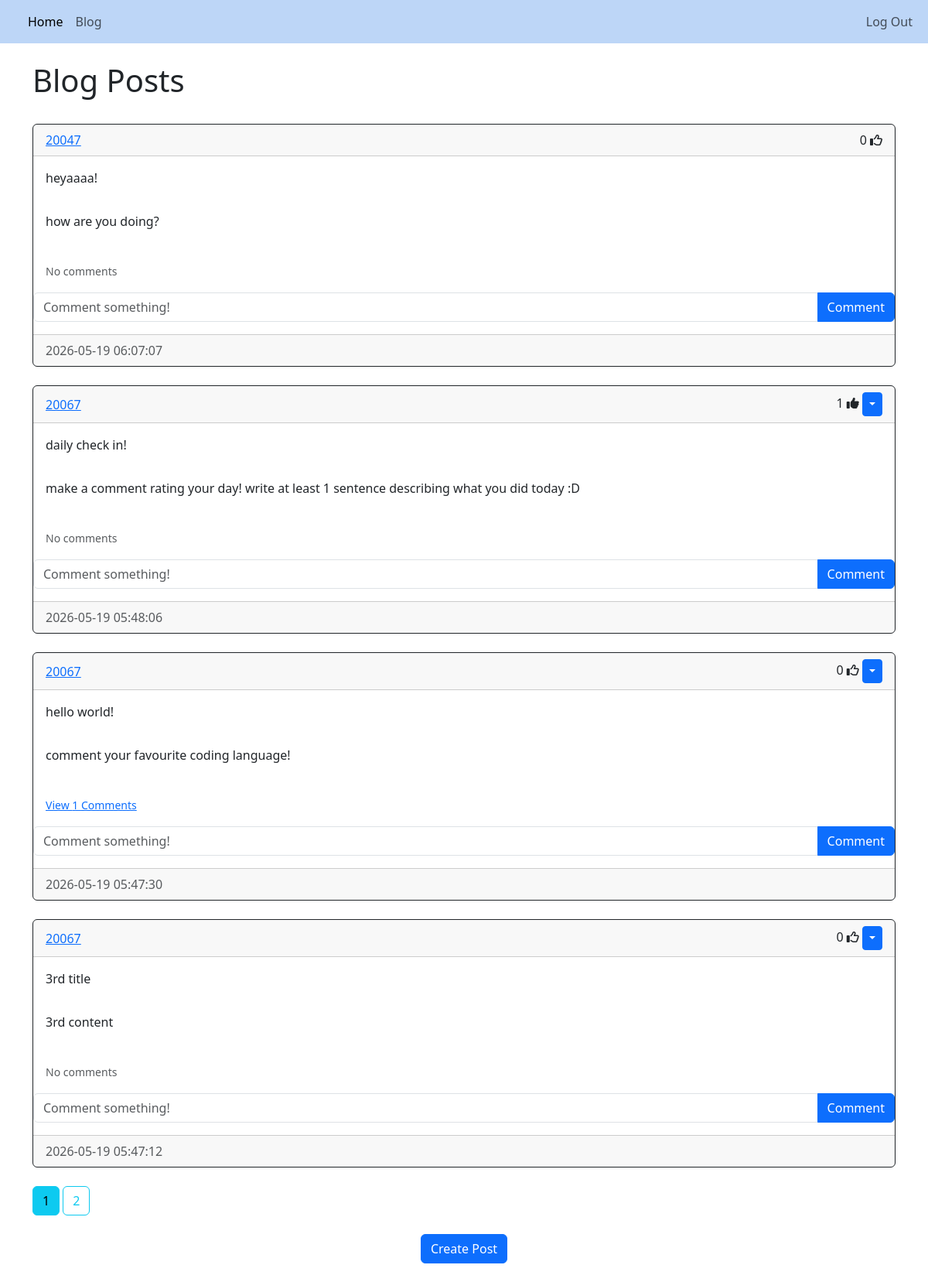
Page /blog (signed in) on the earlier database version.
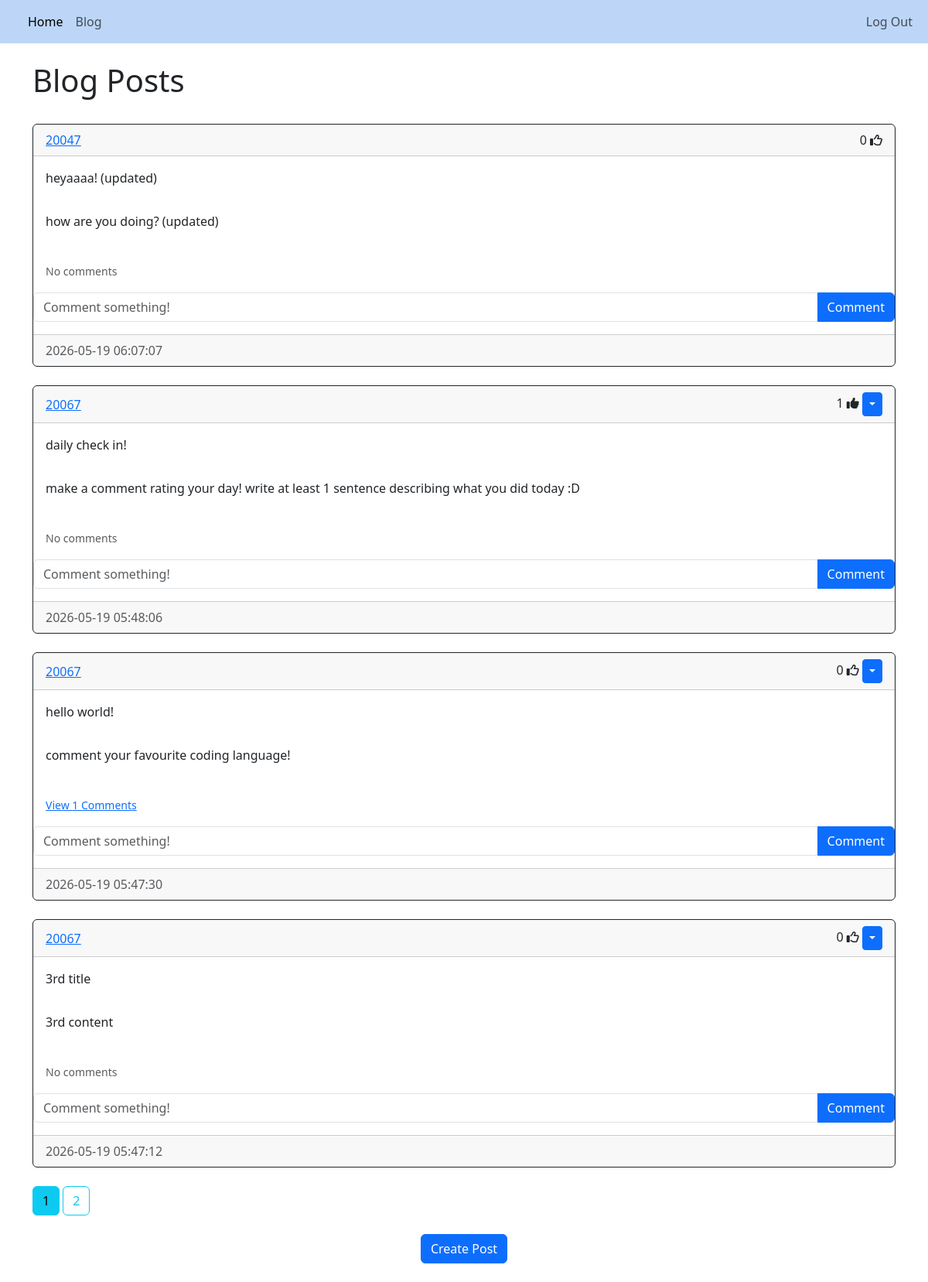
Same page on the later database version.
### website/models.py (models this page shows)
class Post(db.Model):
    id = db.Column(db.Integer, primary_key=True)
    title = db.Column(db.String(150), unique=False)
    content = db.Column(db.Text, nullable=False)
    date_created = db.Column(db.DateTime(timezone=True), default=func.now())
    author = db.Column(db.Integer, db.ForeignKey('user.id', ondelete="CASCADE"), nullable=False)
    comments = db.relationship('Comment', backref='post', passive_deletes=True)
    likes = db.relationship('Like', backref='post', passive_deletes=True)

class User(db.Model, UserMixin):
    id = db.Column(db.Integer, primary_key=True)
    email = db.Column(db.String(150), unique=True)
    username = db.Column(db.String(150), unique=True)
    password = db.Column(db.String(150))
    date_created = db.Column(db.DateTime(timezone=True), default=func.now())
    posts = db.relationship('Post', backref='user', passive_deletes=True)
    comments = db.relationship('Comment', backref='user', passive_deletes=True)
    likes = db.relationship('Like', backref='user', passive_deletes=True)

### website/views.py (the view)
@views.route("/blog")
@login_required
def blog():
    page = request.args.get('page', 1, type=int)
    posts = Post.query.order_by(Post.date_created.desc()).paginate(page=page, per_page=4)
    return render_template("blog.html", user=current_user, posts=posts, endpoint='views.blog')

### website/__init__.py (called while the page is built)
def create_app():
    app = Flask(__name__)
    app.config['SECRET_KEY'] = "DQiAlMIU5u5eeLDw4KPMHx4d"
    app.config['SQLALCHEMY_DATABASE_URI'] = f'sqlite:///{DB_NAME}'
    db.init_app(app)
    from .views import views
    from .auth import auth
    app.register_blueprint(views, url_prefix="/")
    app.register_blueprint(auth, url_prefix="/")
    from .models import User, Post
    with app.app_context():
        db.create_all()
    login_manager = LoginManager()
    login_manager.login_view = "auth.login"
    login_manager.init_app(app)
    @login_manager.user_loader
    def load_user(id):
        return User.query.get(int(id))
    return app

### website/templates/blog.html
{% extends "posts_div.html"%} {% block title %} Blog {% endblock %}

### website/templates/posts_div.html (shortened to what this page needs)
{% extends "template.html"%} {% block title %} Posts {% endblock %}
{% block content%}
<br/>
<h1>{% block header %} Blog Posts {% endblock %}</h1>
<br/>
<div id="posts">
    {% for post in posts %}
    <div class="card border-dark">
        <div class="card-header d-flex justify-content-between align-items-center">
            <a href="/posts/{{post.user.username}}">{{post.user.username}}</a>
            <div>
                <span id="likes-count-{{post.id}}">{{ post.likes|length }}</span>
                {% if user.id in post.likes|map(attribute="author")|list %}
                <i class="fas fa-thumbs-up" id="like-button-{{post.id}}" onclick="like({{post.id}})"></i>
                {% else %}
                <i class="far fa-thumbs-up" id="like-button-{{post.id}}" onclick="like({{post.id}})"></i>
                {% endif %}
                    {% if user.id == post.author %}
                    <div class="btn-group">
                        <button type="button" class="btn btn-primary btn-sm dropdown-toggle" data-bs-toggle="dropdown"></button>
                    </div>
                    {% endif %}
            </div>
        </div>
        <div class ="card-body">
            <div class="card-text">{{post.title}}</div>
        </div>
        <div class ="card-body">
            <div class="card-text">{{post.content}}</div>
        </div>
        <br/>
        <p class="card-text ms-3">
            {% if post.comments|length > 0 %}
            <a data-bs-toggle="collapse" href="#comments-{{post.id}}" role="button">
                <small>View {{post.comments|length}} Comments</small>
            </a>
            {% else %}
            <small class="text-muted">No comments</small>
            {% endif %}
        </p>
        <form class="input-group mb-3" method="POST" action="/create-comment/{{post.id}}">
            <input type="text" id="text" name="text" class="form-control" placeholder="Comment something!"/>
            <button type="submit" class="btn btn-primary">Comment</button>
        </form >
        <div class ="card-footer text-muted">{{post.date_created}}</div>
    </div>
    <br/>
    {% endfor %}
</div>
{% for page_num in posts.iter_pages(left_edge=1, right_edge=1, left_current=1, right_current=2) %}
{% if page_num %}
{% if endpoint == 'views.posts' %}
{% set page_url = url_for(endpoint, username=username, page=page_num) %}
{% else %}
{% set page_url = url_for(endpoint, page=page_num) %}
{% endif %}
{% if posts.page == page_num %}
<a class="btn btn-info mb-4" href="{{ page_url }}">{{page_num}}</a>
{% else %}
<a class="btn btn-outline-info mb-4" href="{{ page_url }}">{{page_num}}</a>
{% endif %}
{% else %}
...
{% endif %}
{% endfor %}
{% block footer %}
<div align="center">
    <a href="/create-post">
        <button type="button" class="btn btn-primary btn-large">
            Create Post
        </button>
    </a>
</div>
<br/>
{% endblock %}
{% endblock %}

### website/templates/template.html (shortened to what this page needs)
<!DOCTYPE html>
<html>
    <head>
        <link href="https://cdn.jsdelivr.net/npm/bootstrap@5.3.8/dist/css/bootstrap.min.css" rel="stylesheet">
        <link rel="stylesheet" type="text/css" href="{{ url_for('static', filename='main.css') }}">
    </head>
    <body>
        <nav class="navbar navbar-expand-lg">
            <div class="container-fluid">
                <div class="collapse navbar-collapse" id="navbarNavAltMarkup">
                  <div class="navbar-nav">
                    <a class="nav-link active" aria-current="page" href="/home">Home</a>
                  </div>
                    {% if user.is_authenticated %}
                    <div class="navbar-nav">
                        <a class="nav-link" href="/blog">Blog</a>
                    </div>
                    <div class="navbar-nav ms-auto">
                    <a class="nav-link" href="/logout">Log Out</a>
                    </div>
                    {% else %}
                    <div class="navbar-nav">
                    <a class="nav-link" href="/login">Login</a>
                    <a class="nav-link" href="/sign-up">Sign Up</a>
                    {% endif %}
                    </div>
                </div>
        </nav>
        <div class="container">{% block content %} {% endblock %}</div>
      </body>
</html>

### website/static/main.css (style rules this page uses)
nav { background-color: #bdd6f7; }

Differences in the rows shown:
changed Post: title "heyaaaa!" → "heyaaaa! (updated)"; content "how are you doing?" → "how are you doing? (updated)"
